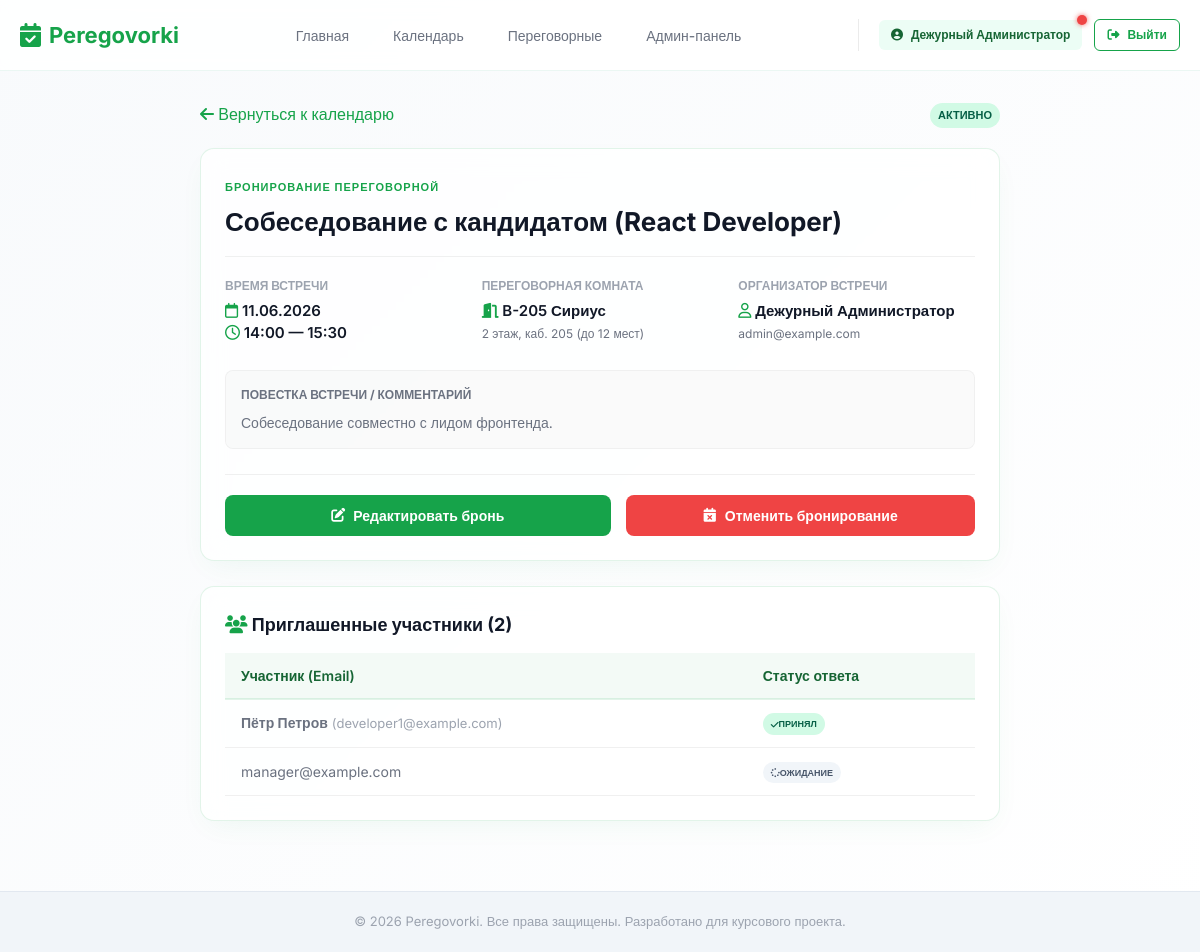
Screenshot of /bookings/2 (signed in) with the database file from the repository.
### app/models.py (models this page shows, shortened)
class User(db.Model, UserMixin):
    __tablename__ = 'users'
    id = db.Column(db.Integer, primary_key=True)
    email = db.Column(db.String(120), unique=True, nullable=False, index=True)
    full_name = db.Column(db.String(100), nullable=False)
    password_hash = db.Column(db.String(255), nullable=False)
    role = db.Column(db.String(20), nullable=False, default='user')  # 'root', 'admin', 'user'
    is_active = db.Column(db.Boolean, default=True, nullable=False)
    created_at = db.Column(db.DateTime, default=datetime.utcnow, nullable=False)
    can_manage_rooms = db.Column(db.Boolean, default=False, nullable=False)
    can_manage_bookings = db.Column(db.Boolean, default=False, nullable=False)
    can_manage_users = db.Column(db.Boolean, default=False, nullable=False)
    can_view_analytics = db.Column(db.Boolean, default=False, nullable=False)
    can_export_reports = db.Column(db.Boolean, default=False, nullable=False)
    can_view_audit_logs = db.Column(db.Boolean, default=False, nullable=False)
    bookings = db.relationship('Booking', backref='organizer', lazy=True, cascade='all, delete-orphan')
    notifications = db.relationship('Notification', backref='user', lazy=True, cascade='all, delete-orphan')
    audit_logs = db.relationship('AuditLog', backref='user', lazy=True)

class Booking(db.Model):
    __tablename__ = 'bookings'
    id = db.Column(db.Integer, primary_key=True)
    user_id = db.Column(db.Integer, db.ForeignKey('users.id', ondelete='CASCADE'), nullable=False)
    room_id = db.Column(db.Integer, db.ForeignKey('rooms.id', ondelete='CASCADE'), nullable=False)
    title = db.Column(db.String(150), nullable=False)
    description = db.Column(db.Text, nullable=True)
    participants_count = db.Column(db.Integer, default=1, nullable=False)
    start_at = db.Column(db.DateTime, nullable=False, index=True)
    end_at = db.Column(db.DateTime, nullable=False, index=True)
    status = db.Column(db.String(20), default='active', nullable=False)  # 'active', 'cancelled', 'completed'
    created_at = db.Column(db.DateTime, default=datetime.utcnow, nullable=False)
    updated_at = db.Column(db.DateTime, default=datetime.utcnow, onupdate=datetime.utcnow, nullable=False)
    participants = db.relationship('BookingParticipant', backref='booking', lazy=True, cascade='all, delete-orphan')
    attachments = db.relationship('Attachment', backref='booking', lazy=True, cascade='all, delete-orphan')
    notifications = db.relationship('Notification', backref='booking', lazy=True)

class Room(db.Model):
    __tablename__ = 'rooms'
    id = db.Column(db.Integer, primary_key=True)
    name = db.Column(db.String(100), unique=True, nullable=False, index=True)
    capacity = db.Column(db.Integer, nullable=False)
    location = db.Column(db.String(150), nullable=False)
    equipment = db.Column(db.String(255), nullable=True)  # Comma-separated list or text
    description = db.Column(db.Text, nullable=True)
    is_active = db.Column(db.Boolean, default=True, nullable=False)
    status = db.Column(db.String(20), default='active', nullable=False)  # 'active', 'repair', 'unavailable'
    created_at = db.Column(db.DateTime, default=datetime.utcnow, nullable=False)
    bookings = db.relationship('Booking', backref='room', lazy=True, cascade='all, delete-orphan')

class BookingParticipant(db.Model):
    __tablename__ = 'booking_participants'
    id = db.Column(db.Integer, primary_key=True)
    booking_id = db.Column(db.Integer, db.ForeignKey('bookings.id', ondelete='CASCADE'), nullable=False)
    user_id = db.Column(db.Integer, db.ForeignKey('users.id', ondelete='SET NULL'), nullable=True)
    participant_email = db.Column(db.String(120), nullable=False)
    response_status = db.Column(db.String(20), default='pending', nullable=False)  # 'pending', 'accepted', 'declined'
    notified_at = db.Column(db.DateTime, default=datetime.utcnow, nullable=True)
    user = db.relationship('User', backref=db.backref('participations', lazy=True))

### app/booking.py (the view)
@booking_bp.route('/<int:booking_id>')
@login_required
def detail(booking_id):
    booking = Booking.query.get_or_404(booking_id)
    return render_template('bookings/detail.html', booking=booking)

### app/templates/bookings/detail.html (shortened to what this page needs)
{% extends "base.html" %}
{% block content %}
<div style="max-width: 800px; margin: 0 auto;">
    <div style="margin-bottom: 20px; display: flex; justify-content: space-between; align-items: center;">
        <a href="{{ url_for('booking.calendar') }}" style="color: var(--primary-green); text-decoration: none; font-weight: 500;">
            <i class="fa-solid fa-arrow-left"></i> Вернуться к календарю
        </a>
        <div>
            {% if booking.status == 'active' %}
                <span class="badge badge-active">Активно</span>
            {% elif booking.status == 'cancelled' %}
                <span class="badge badge-cancelled">Отменено</span>
            {% else %}
                <span class="badge badge-completed">Завершено</span>
            {% endif %}
        </div>
    </div>
    <div class="glass-card" style="margin-bottom: 25px;">
        <div style="border-bottom: 1px solid rgba(0,0,0,0.06); padding-bottom: 15px; margin-bottom: 20px;">
            <span style="font-size: 11px; text-transform: uppercase; letter-spacing: 1px; color: var(--primary-green); font-weight: 600;">Бронирование переговорной</span>
            <h1 style="font-weight: 700; font-size: 26px; margin-top: 5px; color: var(--text-primary);">{{ booking.title }}</h1>
        </div>
        <div style="display: grid; grid-template-columns: repeat(auto-fit, minmax(220px, 1fr)); gap: 20px; margin-bottom: 25px;">
            <div>
                <h4 style="font-size: 12px; color: var(--text-light); text-transform: uppercase; margin-bottom: 5px;">Время встречи</h4>
                <p style="font-size: 15px; font-weight: 600; color: var(--text-primary);">
                    <i class="fa-regular fa-calendar" style="color: var(--primary-green);"></i> {{ booking.start_at.strftime('%d.%m.%Y') }}<br>
                    <i class="fa-regular fa-clock" style="color: var(--primary-green);"></i> {{ booking.start_at.strftime('%H:%M') }} &mdash; {{ booking.end_at.strftime('%H:%M') }}
                </p>
            </div>
            <div>
                <h4 style="font-size: 12px; color: var(--text-light); text-transform: uppercase; margin-bottom: 5px;">Переговорная комната</h4>
                <p style="font-size: 15px; font-weight: 600; color: var(--text-primary);">
                    <i class="fa-solid fa-door-open" style="color: var(--primary-green);"></i> {{ booking.room.name }}<br>
                    <span style="font-size: 12px; font-weight: 400; color: var(--text-secondary);">
                        {{ booking.room.location }} (до {{ booking.room.capacity }} мест)
                    </span>
                </p>
            </div>
            <div>
                <h4 style="font-size: 12px; color: var(--text-light); text-transform: uppercase; margin-bottom: 5px;">Организатор встречи</h4>
                <p style="font-size: 15px; font-weight: 600; color: var(--text-primary);">
                    <i class="fa-regular fa-user" style="color: var(--primary-green);"></i> {{ booking.organizer.full_name }}<br>
                    <span style="font-size: 12px; font-weight: 400; color: var(--text-secondary);">
                        {{ booking.organizer.email }}
                    </span>
                </p>
            </div>
        </div>
        {% if booking.description %}
            <div style="margin-bottom: 25px; background: rgba(0,0,0,0.02); padding: 15px; border-radius: var(--radius-sm); border: 1px solid rgba(0,0,0,0.04);">
                <h4 style="font-size: 12px; color: var(--text-secondary); text-transform: uppercase; margin-bottom: 8px;">Повестка встречи / Комментарий</h4>
                <p style="font-size: 14px; color: var(--text-secondary); white-space: pre-line;">{{ booking.description }}</p>
            </div>
        {% endif %}
        {% if booking.status == 'active' %}
            {% set is_owner = booking.user_id == current_user.id %}
            {% set is_admin = current_user.role == 'admin' and current_user.can_manage_bookings %}
            {% set is_root = current_user.role == 'root' %}
            {% if is_owner or is_admin or is_root %}
                <div style="border-top: 1px solid rgba(0,0,0,0.06); padding-top: 20px; display: flex; gap: 15px;">
                    <a href="{{ url_for('booking.edit_booking', booking_id=booking.id) }}" class="btn btn-primary" style="flex: 1;">
                        <i class="fa-solid fa-pen-to-square"></i> Редактировать бронь
                    </a>
                    <form action="{{ url_for('booking.cancel_booking', booking_id=booking.id) }}" method="POST" onsubmit="return confirm('Вы уверены, что хотите отменить эту встречу?');" style="flex: 1; display: flex;">
                        <button type="submit" class="btn btn-danger" style="flex: 1; width: 100%;">
                            <i class="fa-solid fa-calendar-xmark"></i> Отменить бронирование
                        </button>
                    </form>
                </div>
            {% endif %}
        {% endif %}
    </div>
    <div class="glass-card">
        <h3 style="font-weight: 700; font-size: 18px; margin-bottom: 15px;">
            <i class="fa-solid fa-users" style="color: var(--primary-green);"></i> Приглашенные участники ({{ booking.participants|length }})
        </h3>
        {% if booking.participants %}
            <div class="table-wrapper">
                <table class="table">
                    <thead>
                        <tr>
                            <th>Участник (Email)</th>
                            <th>Статус ответа</th>
                        </tr>
                    </thead>
                    <tbody>
                        {% for p in booking.participants %}
                            <tr>
                                <td>
                                    {% if p.user %}
                                        <strong>{{ p.user.full_name }}</strong> <span style="color: var(--text-light); font-size: 13px;">({{ p.participant_email }})</span>
                                    {% else %}
                                        {{ p.participant_email }}
                                    {% endif %}
                                </td>
                                <td>
                                    {% if p.response_status == 'accepted' %}
                                        <span class="badge badge-active" style="font-size: 9px;"><i class="fa-solid fa-check"></i> Принял</span>
                                    {% elif p.response_status == 'declined' %}
                                        <span class="badge badge-cancelled" style="font-size: 9px;"><i class="fa-solid fa-xmark"></i> Отклонил</span>
                                    {% else %}
                                        <span class="badge badge-user" style="font-size: 9px;"><i class="fa-solid fa-spinner"></i> Ожидание</span>
                                    {% endif %}
                                </td>
                            </tr>
                        {% endfor %}
                    </tbody>
                </table>
            </div>
        {% else %}
            <p style="color: var(--text-secondary); font-size: 14px;">На эту встречу другие участники не приглашены.</p>
        {% endif %}
    </div>
</div>
{% endblock %}

### app/templates/base.html (shortened to what this page needs)
<!DOCTYPE html>
<html lang="ru">
<head>
    <link rel="stylesheet" href="https://cdnjs.cloudflare.com/ajax/libs/font-awesome/6.4.0/css/all.min.css">
    <link rel="stylesheet" href="{{ url_for('static', filename='css/style.css') }}">
</head>
<body>
    <header>
        <div class="container">
            <nav class="navbar">
                <a href="{{ url_for('index') }}" class="logo">
                    <i class="fa-solid fa-calendar-check"></i> Peregovorki
                </a>
                <ul class="nav-links">
                    <li><a href="{{ url_for('index') }}" class="nav-link {% if request.path == '/' %}active{% endif %}">Главная</a></li>
                    {% if current_user.is_authenticated %}
                        <li><a href="{{ url_for('booking.calendar') }}" class="nav-link {% if 'calendar' in request.path %}active{% endif %}">Календарь</a></li>
                        <li><a href="{{ url_for('rooms.list_rooms') }}" class="nav-link {% if 'rooms' in request.path %}active{% endif %}">Переговорные</a></li>
                        {% if current_user.role in ['admin', 'root'] %}
                            <li><a href="{{ url_for('admin.dashboard') }}" class="nav-link {% if 'admin' in request.path %}active{% endif %}">Админ-панель</a></li>
                        {% endif %}
                    {% endif %}
                </ul>
                <div class="user-profile-nav">
                    {% if current_user.is_authenticated %}
                        <a href="{{ url_for('auth.profile') }}" class="btn btn-secondary btn-sm" style="position: relative;">
                            <i class="fa-solid fa-user-circle"></i> {{ current_user.full_name }}
                            {% if unread_notifications_count > 0 %}
                                <span style="position: absolute; top: -5px; right: -5px; width: 10px; height: 10px; background: #ef4444; border-radius: 50%; box-shadow: 0 0 5px rgba(239, 68, 68, 0.8);"></span>
                            {% endif %}
                        </a>
                        <a href="{{ url_for('auth.logout') }}" class="btn btn-outline btn-sm"><i class="fa-solid fa-sign-out-alt"></i> Выйти</a>
                    {% else %}
                        <a href="{{ url_for('auth.login') }}" class="btn btn-outline btn-sm">Войти</a>
                        <a href="{{ url_for('auth.register') }}" class="btn btn-primary btn-sm">Регистрация</a>
                    {% endif %}
                </div>
            </nav>
        </div>
    </header>
    <main>
        <div class="container">
            {% block content %}{% endblock %}
        </div>
    </main>
    <footer>
        <div class="container">
            <p>&copy; {{ datetime.datetime.now().year if datetime else 2026 }} Peregovorki. Все права защищены. Разработано для курсового проекта.</p>
        </div>
    </footer>
</body>
</html>

### rows the page displays
User: full_name "Дежурный Администратор", organizer.full_name "Дежурный Администратор", organizer.email "admin@example.com"
Booking: title "Собеседование с кандидатом (React Developer)", start_at "11.06.2026", start_at "14:00", end_at "15:30", description "Собеседование совместно с лидом фронтенда."
Room: room.name "B-205 Сириус", room.location "2 этаж, каб. 205", room.capacity "12"
BookingParticipant: user.full_name "Пётр Петров", participant_email "developer1@example.com", response_status "accepted" (drawn)
BookingParticipant: participant_email "manager@example.com", response_status "pending" (drawn)

### other values shown
{{ booking.participants|length }} "2"
